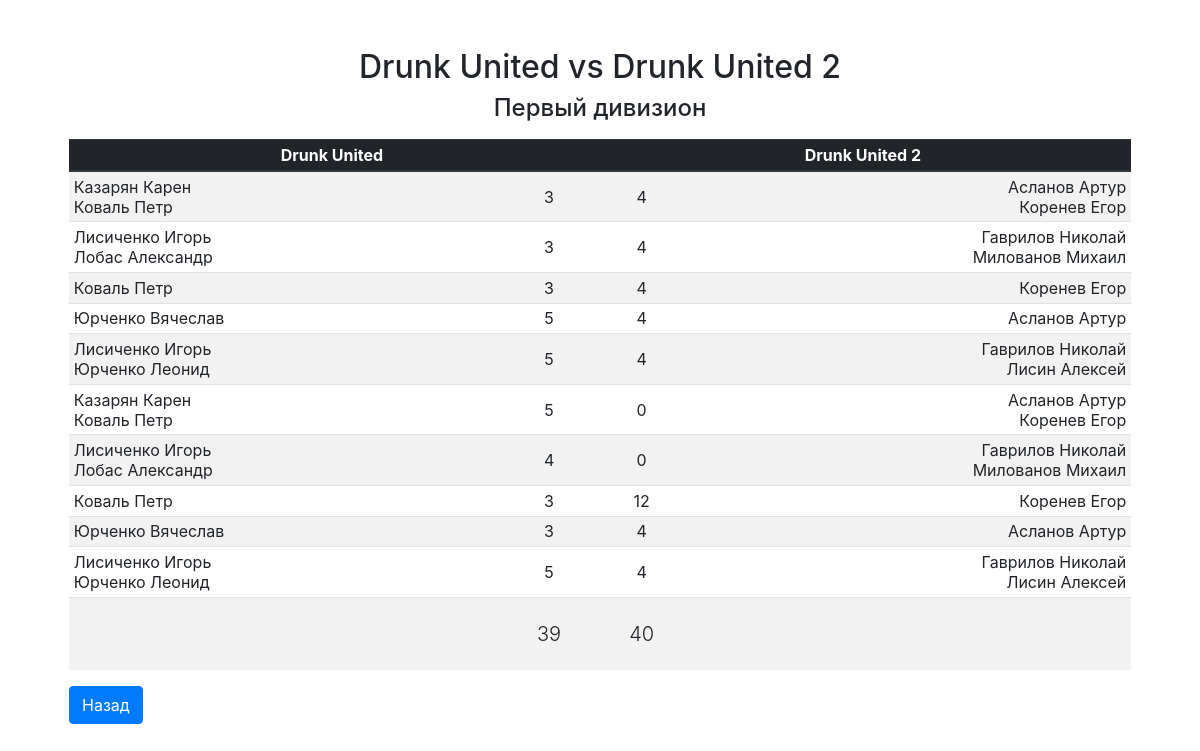
The page /match.php?id=57 on the database its author committed.
### tables this page shows
CREATE TABLE games (game_id integer primary key, match_id references matches(match_id), player_id11 references players(player_id), player_id12 references players(player_id), player_id21 references players(player_id), player_id22 references players(player_id), score1 integer, score2 integer);

CREATE TABLE players (player_id integer primary key autoincrement, first_name text, second_name text);

CREATE TABLE matches (match_id integer primary key autoincrement, season_id references seasons(season_id), tournament_id references tournaments(tournament_id), team_id1 references teams(team_id), team_id2 references teams(team_id), sets_won1 integer, sets_won2 integer, points_1 integer, points_2 integer);

### inc/functions.php (called while the page is built, shortened)
<?php
function find_player_name_by_id($player_id, $players_query) {
	foreach ($players_query as $player)
		if ($player['id'] == $player_id)
			return ($player['second_name'] . " " . $player['first_name']);
}

### match.php (the view, shortened to what this page needs)
<?php
	require_once __DIR__ . "/inc/bootstrap.php";
	require_once __DIR__ . "/inc/layout/head.php";
	$match_id = $_GET['id'];
	$sth = $db->prepare("select
			m.match_id as match_id,
			m.season_id as season_id,
			m.tournament_id as tournament_id,
			ht.team_name_long as home_team,
			at.team_name_long as away_team,
			m.sets_won1 as home_score,
			m.sets_won2 as away_score
			from matches as m
			inner join teams as ht on ht.team_id = m.team_id1
			inner join teams as at on at.team_id = m.team_id2
			where match_id = ?");
	$sth->execute(array($match_id));
	$match = $sth->fetch();
	$sth = $db->prepare("select * from games where match_id = :id");
	$sth->bindValue(":id", $match_id, PDO::PARAM_INT);
	$sth->execute();
	$games = $sth->fetchAll();
	$sth = $db->prepare("select id, first_name, second_name from rosters inner join players on rosters.player_id = players.player_id");
	$sth->execute();
	$players = $sth->fetchAll();
?>
<body class="pt-5">
<main role="main" class="container">
  	<div class="starter-template pt-0">
    	<h2><?php echo $match['home_team'] . " vs " . $match['away_team']; ?></h2>
    	<h4><?php echo $match['tournament_id'] == 1 ? "Первый дивизион" : "Второй дивизион"; ?></h4>
    	<table class="table table-striped table-sm mt-3" id="match">
    		<thead class="thead-dark">
    			<th colspan="2"><?php echo $match['home_team'] ?></th>
    			<th colspan="2"><?php echo $match['away_team']; ?></th>
    		</thead>
    		<tbody>
    			<?php if (sizeof($games)): ?>
    				<?php foreach ($games as $game): ?>
    					<tr>
					   		<td class="text-left">
					   			<?php
					   				echo find_player_name_by_id($game['player_id11'], $players);
					   				if ($game['player_id12'])
					   					echo "<br>" . find_player_name_by_id($game['player_id12'], $players);
				   				?>
				   			</td>
					   		<td>
					   			<?php echo $game['score1']; ?>
					   		</td>
					   		<td>
					   			<?php echo $game['score2']; ?>
					   		</td>
					   		<td class="text-right">
					   			<?php
					   				echo find_player_name_by_id($game['player_id21'], $players);
					   				if ($game['player_id22'])
					   					echo "<br>" . find_player_name_by_id($game['player_id22'], $players);
				   				?>
					   		</td>
    					</tr>
    				<?php endforeach; ?>
    			<?php endif; ?>
			   	<tr>
			   		<td></td>
			   		<td class="py-4">
						<output id="t1score" class="lead"><?php echo $match['home_score']; ?></output>
					</td>
			   		<td class="py-4">
			   			<output id="t2score" class="lead"><?php echo $match['away_score']; ?></output>
			   		</td>
			   		<td></td>
			   	</tr>
    		</tbody>
    	</table>
    	<div class="text-left">
			<a href="/" class="btn btn-primary">Назад</a>
		</div>
  	</div>
</main>
</body>
</html>

### inc/layout/head.php (shortened to what this page needs)
<html lang="ru">
<head>
	<?php require_once "styles.php" ?>
</head>

### inc/layout/styles.php (shortened to what this page needs)
<link rel="stylesheet" href="inc/libs/bootstrap/css/bootstrap.min.css">
<link rel="stylesheet" href="https://use.fontawesome.com/releases/v5.7.2/css/all.css">
<link rel="stylesheet" href="inc/css/custom.css?v=2">

### inc/css/custom.css (style rules this page uses)
body { padding-top: 0; }
.starter-template { position: relative; padding: 3rem 1.5rem; text-align: center; }
.table td, .table th { text-align: center; vertical-align: middle; font-size: 12px; }
@media (min-width: 576px) { .table td, .table th { font-size: 1rem; } }

### rows shown on the page
games: player_id11.first_name "Казарян Карен", player_id12.first_name "Коваль Петр", score1 "3", score2 "4", player_id21.first_name "Асланов Артур", player_id22.first_name "Коренев Егор"
games: player_id11.first_name "Лисиченко Игорь", player_id12.first_name "Лобас Александр", score1 "3", score2 "4", player_id21.first_name "Гаврилов Николай", player_id22.first_name "Милованов Михаил"
games: player_id11.first_name "Коваль Петр", score1 "3", score2 "4", player_id21.first_name "Коренев Егор"
games: player_id11.first_name "Юрченко Вячеслав", score1 "5", score2 "4", player_id21.first_name "Асланов Артур"
games: player_id11.first_name "Лисиченко Игорь", player_id12.first_name "Юрченко Леонид", score1 "5", score2 "4", player_id21.first_name "Гаврилов Николай", player_id22.first_name "Лисин Алексей"
games: player_id11.first_name "Казарян Карен", player_id12.first_name "Коваль Петр", score1 "5", score2 "0", player_id21.first_name "Асланов Артур", player_id22.first_name "Коренев Егор"
games: player_id11.first_name "Лисиченко Игорь", player_id12.first_name "Лобас Александр", score1 "4", score2 "0", player_id21.first_name "Гаврилов Николай", player_id22.first_name "Милованов Михаил"
games: player_id11.first_name "Коваль Петр", score1 "3", score2 "12", player_id21.first_name "Коренев Егор"
games: player_id11.first_name "Юрченко Вячеслав", score1 "3", score2 "4", player_id21.first_name "Асланов Артур"
games: player_id11.first_name "Лисиченко Игорь", player_id12.first_name "Юрченко Леонид", score1 "5", score2 "4", player_id21.first_name "Гаврилов Николай", player_id22.first_name "Лисин Алексей"
matches: sets_won1 "39", sets_won2 "40"

### other values the page prints
$match['home_team'] "Drunk United"
$match['away_team'] "Drunk United 2"
